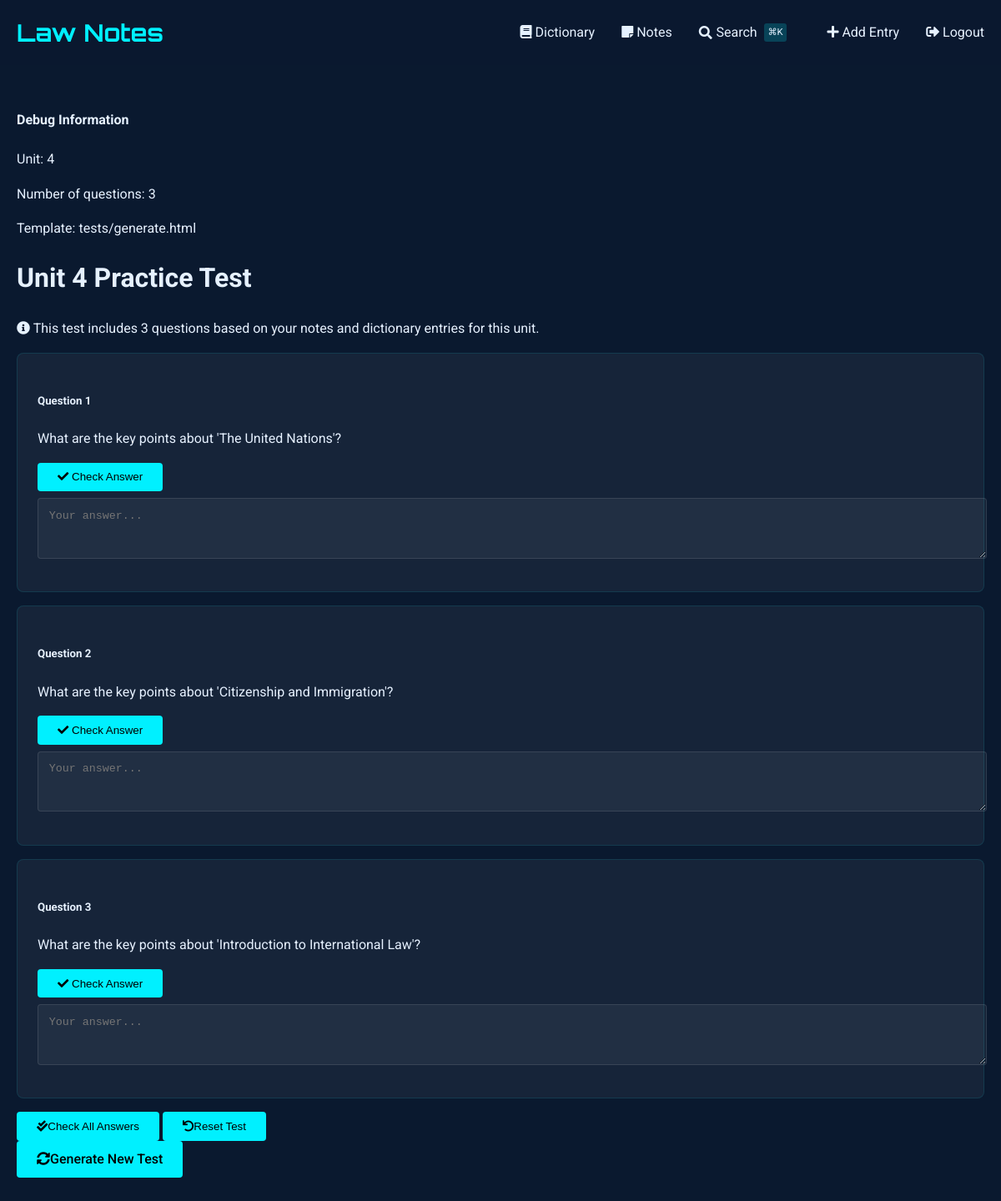
The page /tests/generate/4 (signed in) on the database its author committed.
### tables this page shows
CREATE TABLE notes (
    id INTEGER PRIMARY KEY AUTOINCREMENT,
    title TEXT NOT NULL,                -- short title for the note
    content TEXT NOT NULL,              -- the full note text
    unit_number INTEGER,                -- optional: to group with course units
    tags TEXT,                          -- comma-separated or JSON for filtering/search
    related_entries TEXT,               -- store glossary ids (e.g., "1,4,5") for cross-linking
    created_at TIMESTAMP DEFAULT CURRENT_TIMESTAMP,
    last_updated TIMESTAMP DEFAULT CURRENT_TIMESTAMP,
    views INTEGER DEFAULT 0,            -- track popularity
    is_favorite BOOLEAN DEFAULT 0,      -- quick flag for starred notes
    comments TEXT                       -- optional: your own thoughts or annotations
, has_worksheet BOOLEAN DEFAULT 0);

### test_routes.py (the view, shortened to what this page needs)
@test_bp.route('/generate/<int:unit_number>')
def generate_test(unit_number):
    if not session.get("name"):
        return redirect(url_for('auth.login', next=request.url))
    try:
        print(f"\n=== Starting test generation for unit {unit_number} ===")
        print("Current user:", session.get("name"))
        dict_db = SQL("sqlite:///dictionary.db")
        notes_db = SQL("sqlite:///notes.db")
        print("Fetching dictionary entries...")
        dictionary_entries = dict_db.execute("""
            SELECT id, word_phrase, definition, example, unit_number
            FROM entries
            WHERE unit_number = :unit_number
            ORDER BY RANDOM()
            LIMIT 20  # Limit to 20 terms to keep the test manageable
        """, unit_number=unit_number)
        print(f"Found {len(dictionary_entries)} dictionary entries")
        print("Fetching notes...")
        notes = notes_db.execute("""
            SELECT id, title, content, unit_number
            FROM notes
            WHERE unit_number = :unit_number
            ORDER BY RANDOM()
            LIMIT 5  # Limit to 5 notes to keep the test focused
        """, unit_number=unit_number)
        print(f"Found {len(notes)} notes")
        test_questions = []
        all_definitions = [entry['definition'] for entry in dictionary_entries]
        print(f"Generating questions from {len(dictionary_entries)} dictionary entries...")
        print(f"Generating questions from {len(notes)} notes...")
        for note in notes:
            test_questions.append({
                'type': 'short_answer',
                'question': f"What are the key points about '{note['title']}'?",
                'answer': note['content'],
                'options': []
            })
        random.shuffle(test_questions)
        test_questions = test_questions[:15]
        print(f"\n=== DEBUG: Generated {len(test_questions)} questions ===")
        for i, q in enumerate(test_questions):
            print(f"Question {i+1} (Type: {q['type']}): {q['question'][:100]}...")
            if 'options' in q and q['options']:
                print(f"  Options: {q['options']}")
        template_path = 'tests/generate.html'
        print(f"\n=== DEBUG: Attempting to render template: {template_path}")
        from flask import current_app, render_template_string
        with current_app.app_context():
            try:
                test_render = render_template_string('Test template rendering: {{ test_var }}', test_var='SUCCESS')
                print(f"Template rendering test: {test_render}")
                template = current_app.jinja_env.get_or_select_template(template_path)
                print("Template found and loaded successfully")
                test_data = [
                    {
                        'type': 'test',
                        'question': 'Test question',
                        'answer': 'Test answer',
                        'options': []
                    }
                ]
                test_output = render_template(template_path,
                                          test_questions=test_data,
                                          unit_number=unit_number)
                print(f"Test render successful. Output length: {len(test_output) if test_output else 0} characters")
            except Exception as e:
                print(f"\n=== TEMPLATE ERROR ===")
                print(f"Error: {str(e)}")
                import traceback
                traceback.print_exc()
                print("====================\n")
                raise
        print("\n=== Rendering actual template with real data ===")
        return render_template(template_path,
                             test_questions=test_questions,
                             unit_number=unit_number)
    except Exception as e:
        import traceback
        error_msg = f'Error generating test: {str(e)}\n\n{traceback.format_exc()}'
        print("\n" + "="*50)
        print("ERROR IN TEST GENERATION:")
        print(error_msg)
        print("="*50 + "\n")
        flash('Error generating test. Please check the server logs for details.', 'error')
        return redirect(url_for('dictionary.index'))

### sql.py (called while the page is built, shortened)
def _enable_logging(f):
    import logging
    import functools
    import os
    @functools.wraps(f)
    def decorator(*args, **kwargs):
        try:
            import flask
        except ModuleNotFoundError:
            return f(*args, **kwargs)
        disabled = logging.getLogger("cs50").disabled
        if flask.current_app and os.getenv("FLASK_ENV") == "development":
            logging.getLogger("cs50").disabled = False
        try:
            return f(*args, **kwargs)
        finally:
            logging.getLogger("cs50").disabled = disabled
    return decorator

def _parse_placeholder(token):
    import re
    import sqlparse
    if (
        not isinstance(token, sqlparse.sql.Token)
        or token.ttype != sqlparse.tokens.Name.Placeholder
    ):
        raise TypeError()
    if token.value == "?":
        return "qmark", None
    matches = re.search(r"^:([1-9]\d*)$", token.value)
    if matches:
        return "numeric", int(matches.group(1)) - 1
    matches = re.search(r"^:([a-zA-Z]\w*)$", token.value)
    if matches:
        return "named", matches.group(1)

    def __del__(self):
        self._disconnect()

    def _disconnect(self):
        if hasattr(_data, self._name()):
            getattr(_data, self._name()).close()
            delattr(_data, self._name())

    def _name(self):
        return str(hash(self))

        def connect(dbapi_connection, connection_record):
            try:
                if isinstance(
                    dbapi_connection, sqlite3.Connection
                ):  # If back end is sqlite
                    cursor = dbapi_connection.cursor()
                    cursor.execute("PRAGMA foreign_keys=ON")
                    cursor.close()
            except:
                pass

### templates/tests/generate.html (shortened to what this page needs)
{% extends "dictionary/base.html" %}
{% block content %}
<div class="container mt-4">
    <div class="alert alert-warning">
        <h4>Debug Information</h4>
        <p>Unit: {{ unit_number }}</p>
        <p>Number of questions: {{ test_questions|length }}</p>
        <p>Template: {{ self._TemplateReference__context.name }}</p>
    </div>
    <div class="row">
        <div class="col-12">
            <h1 class="mb-4">Unit {{ unit_number }} Practice Test</h1>
            <div class="alert alert-info">
                <i class="fas fa-info-circle me-2"></i>
                This test includes {{ test_questions|length }} questions based on your notes and dictionary entries for this unit.
            </div>
            <form id="testForm">
                {% for question in test_questions %}
                <div class="card mb-4 question-card" data-type="{{ question.type }}">
                    <div class="card-header bg-light">
                        <h5 class="mb-0">Question {{ loop.index }}</h5>
                    </div>
                    <div class="card-body">
                        <div class="d-flex justify-content-between align-items-center mb-3">
                            <p class="question-text mb-0">{{ question.question|safe }}</p>
                            <button type="button" class="btn btn-sm btn-outline-primary check-single" data-question-index="{{ loop.index0 }}">
                                <i class="fas fa-check"></i> Check Answer
                            </button>
                        </div>
                        {% if question.type == 'multiple_choice' %}
                            <div class="form-group">
                                {% for option in question.options %}
                                <div class="form-check">
                                    <input class="form-check-input" type="radio"
                                           name="q{{ loop.index0 }}" id="q{{ loop.index0 }}_{{ loop.index }}"
                                           value="{{ option }}" required>
                                    <label class="form-check-label" for="q{{ loop.index0 }}_{{ loop.index }}">
                                        {{ option }}
                                    </label>
                                </div>
                                {% endfor %}
                            </div>
                        {% elif question.type == 'fill_blank' %}
                            <div class="form-group">
                                <input type="text" class="form-control answer-input"
                                       name="q{{ loop.index0 }}" placeholder="Your answer..." required>
                            </div>
                        {% else %}
                            <div class="form-group">
                                <textarea class="form-control answer-input" name="q{{ loop.index0 }}"
                                          rows="3" placeholder="Your answer..." required></textarea>
                            </div>
                        {% endif %}
                    </div>
                </div>
                {% endfor %}
                <div class="d-flex justify-content-between mb-5">
                    <div>
                        <button type="button" class="btn btn-primary me-2" id="checkAllAnswers">
                            <i class="fas fa-check-double me-2"></i>Check All Answers
                        </button>
                        <button type="button" class="btn btn-outline-secondary" id="resetTest">
                            <i class="fas fa-undo me-2"></i>Reset Test
                        </button>
                    </div>
                    <a href="{{ url_for('tests.generate_test', unit_number=unit_number) }}"
                       class="btn btn-outline-secondary">
                        <i class="fas fa-sync-alt me-2"></i>Generate New Test
                    </a>
                </div>
            </form>
        </div>
    </div>
</div>
{% endblock %}

### templates/dictionary/base.html (style rules this page uses)
:root { --primary: #00f0ff; --bg-dark: #0a192f; --text: #e6f1ff; --success: #2ecc71; --error: #e74c3c; }
body { font-family: 'Roboto', sans-serif; background-color: var(--bg-dark); color: var(--text); line-height: 1.6; margin: 0; padding: 0; }
.container { max-width: 1200px; margin: 0 auto; padding: 0 20px; }
.card { background: rgba(255, 255, 255, 0.05); border-radius: 8px; padding: 1.5rem; margin: 1rem 0; border: 1px solid rgba(0, 240, 255, 0.1); }
.btn { display: inline-block; padding: 0.6rem 1.5rem; background: var(--primary); color: #000; border: none; border-radius: 4px; cursor: pointer; text-decoration: none; font-weight: 500; transition: all 0.3s; }
.form-control { width: 100%; padding: 0.8rem; margin: 0.5rem 0; background: rgba(255, 255, 255, 0.05); border: 1px solid rgba(255, 255, 255, 0.1); border-radius: 4px; color: var(--text); }

### rows shown on the page
notes: question "What are the key points about 'The United Nations'?"
notes: question "What are the key points about 'Citizenship and Immigration'?"
notes: question "What are the key points about 'Introduction to International Law'?"

### other values the page prints
{{ unit_number }} "4"
{{ test_questions|length }} "3"
{{ self._TemplateReference__context.name }} "tests/generate.html"
